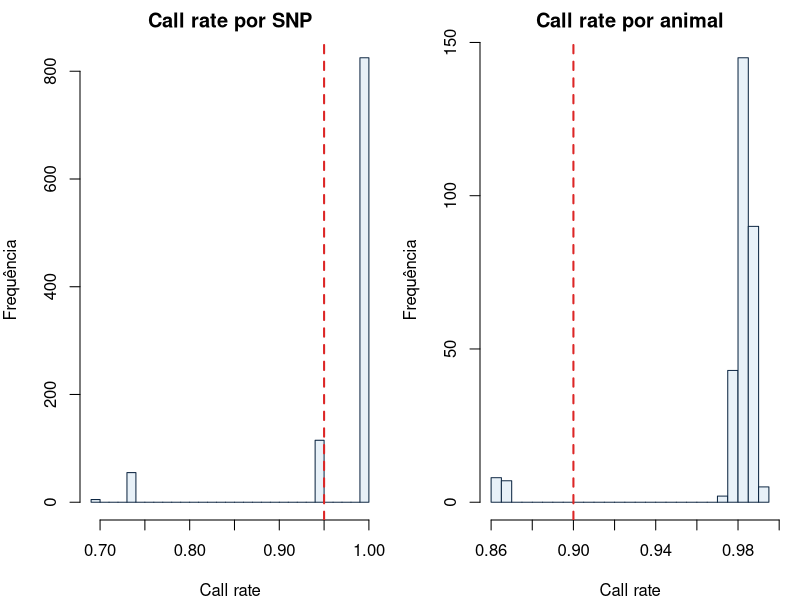

The R source for this figure:
## ---- chunk 1
#| label: simula-dados-qc
set.seed(111)
n_anim <- 300; n_snp <- 1000

# Gera dados com problemas propositais
p_alelo <- rbeta(n_snp, 2, 2)
p_alelo[1:80] <- runif(80, 0.01, 0.04)  # SNPs raros (MAF < 0.05)

G <- matrix(NA, n_anim, n_snp)
for (j in 1:n_snp) {
  a1 <- rbinom(n_anim,1,p_alelo[j]); a2 <- rbinom(n_anim,1,p_alelo[j])
  G[,j] <- a1 + a2
}
# Insere missings: SNPs com baixo call rate
snp_ruim <- sample(1:n_snp, 60)
for (j in snp_ruim) G[sample(n_anim,80),j] <- NA
# Amostras com baixo call rate
anim_ruim <- sample(1:n_anim, 15)
G[anim_ruim, sample(n_snp,120)] <- NA

cat(sprintf("Dados brutos: %d animais × %d SNPs\n", n_anim, n_snp))
cat(sprintf("Missings totais: %.1f%%\n", 100*mean(is.na(G))))
## ---- chunk 2
#| label: filtro-snp-cr
# 1. Call rate por SNP
snp_cr <- 1 - colMeans(is.na(G))
cat("=== Filtro 1: Call rate por SNP (≥ 0.95) ===\n")
cat(sprintf("SNPs removidos: %d / %d (%.1f%%)\n",
            sum(snp_cr<.95), n_snp, 100*mean(snp_cr<.95)))
print(quantile(snp_cr, c(0,0.05,0.25,0.5,0.75,0.95,1)))
## ---- chunk 3
#| label: filtro-maf
# 2. MAF
p_obs <- colMeans(G, na.rm=TRUE)/2
maf   <- pmin(p_obs, 1-p_obs)
cat("\n=== Filtro 2: MAF (≥ 0.05) ===\n")
cat(sprintf("SNPs removidos: %d / %d (%.1f%%)\n",
            sum(maf<.05,na.rm=TRUE), n_snp, 100*mean(maf<.05,na.rm=TRUE)))
## ---- chunk 4
#| label: filtro-hwe
# 3. Teste HWE por SNP
hwe_p <- numeric(n_snp)
for (j in 1:n_snp) {
  g <- G[!is.na(G[,j]),j]
  if (length(g)<20) { hwe_p[j]<-0; next }
  pj <- mean(g)/2; qj <- 1-pj
  exp_c <- c(pj^2, 2*pj*qj, qj^2)*length(g)
  obs_c <- as.numeric(table(factor(g,levels=0:2)))
  chi2  <- sum((obs_c-exp_c)^2/(exp_c+1e-9))
  hwe_p[j] <- pchisq(chi2, 1, lower.tail=FALSE)
}
cat("\n=== Filtro 3: HWE (p > 1e-6) ===\n")
cat(sprintf("SNPs fora de HWE: %d / %d (%.1f%%)\n",
            sum(hwe_p<1e-6), n_snp, 100*mean(hwe_p<1e-6)))
## ---- chunk 5
#| label: filtro-anim
# 4. Call rate por animal
anim_cr <- 1 - rowMeans(is.na(G))
cat("\n=== Filtro 4: Call rate por animal (≥ 0.90) ===\n")
cat(sprintf("Animais removidos: %d / %d (%.1f%%)\n",
            sum(anim_cr<.90), n_anim, 100*mean(anim_cr<.90)))
## ---- chunk 6
#| label: aplica-qc
# Aplica todos os filtros
keep_snp  <- snp_cr >= .95 & !is.na(maf) & maf >= .05 & hwe_p >= 1e-6
keep_anim <- anim_cr >= .90

G_qc <- G[keep_anim, keep_snp]

cat("\n=== RESUMO DO CONTROLE DE QUALIDADE ===\n")
cat(sprintf("Antes:   %d animais × %d SNPs\n", n_anim, n_snp))
cat(sprintf("Depois:  %d animais × %d SNPs\n", sum(keep_anim), sum(keep_snp)))
cat(sprintf("Animais retidos: %.1f%%   SNPs retidos: %.1f%%\n",
            100*mean(keep_anim), 100*mean(keep_snp)))
cat(sprintf("Missings após QC: %.2f%%\n", 100*mean(is.na(G_qc))))
## ---- chunk 7
#| fig-height: 3.5
#| label: plot-qc
par(mfrow=c(1,2), mar=c(4,4,2,1))
hist(snp_cr, breaks=30, col="#e8f1f8", border="#0d2642",
     main="Call rate por SNP", xlab="Call rate", ylab="Frequência")
abline(v=0.95, col="#dc2626", lty=2, lwd=2)
hist(anim_cr, breaks=20, col="#e8f1f8", border="#0d2642",
     main="Call rate por animal", xlab="Call rate", ylab="Frequência")
abline(v=0.90, col="#dc2626", lty=2, lwd=2)
